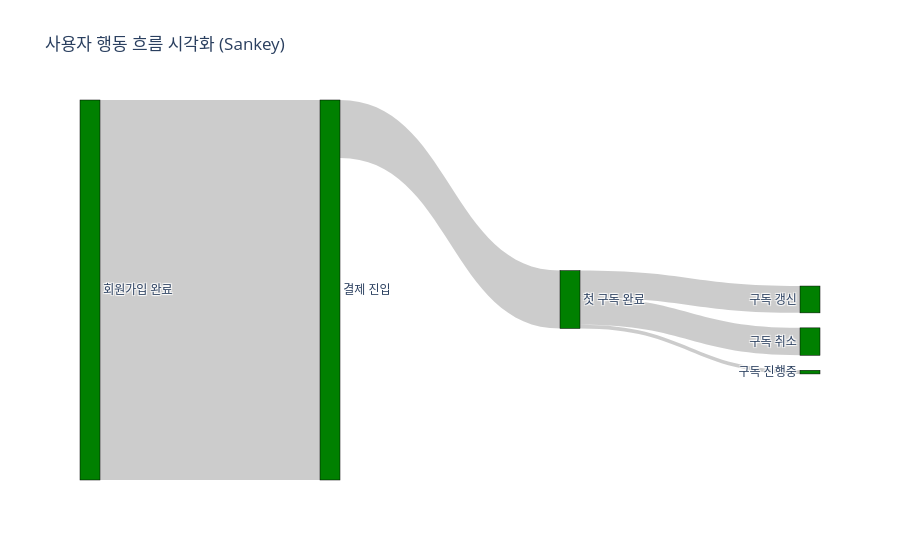

Source (notebook cell):
### Code cell
import plotly.graph_objects as go

fig = go.Figure(data=[go.Sankey(
    node = dict(
      pad = 15,
      thickness = 20,
      line = dict(color = "black", width = 0.5),
      label = ["회원가입 완료", "결제 진입", "첫 구독 완료", "구독 갱신", "구독 취소", "구독 진행중"],
      color = "green"
    ),
    link = dict(
      # source: 시작점 index, target: 도착점 index, value: 흐름의 양
      source = [0, 1, 2, 2, 2],
      target = [1, 2, 3, 4, 5],
      value  = [25501, 3884, 1800, 1840, 244]
  ))])

fig.update_layout(title_text="사용자 행동 흐름 시각화 (Sankey)", font_size=12)
fig.show()

### Figure 1 — Plotly figure (JSON) as saved in the notebook; plotly's stock layout.template omitted (floating-point values rounded to 4 significant figures)
{"data": [{"link": {"source": [0, 1, 2, 2, 2], "target": [1, 2, 3, 4, 5], "value": [25501, 3884, 1800, 1840, 244]}, "node": {"color": "green", "label": ["회원가입 완료", "결제 진입", "첫 구독 완료", "구독 갱신", "구독 취소", "구독 진행중"], "line": {"color": "black", "width": 0.5}, "pad": 15, "thickness": 20}, "type": "sankey"}], "layout": {"font": {"size": 12}, "title": {"text": "사용자 행동 흐름 시각화 (Sankey)"}}}
